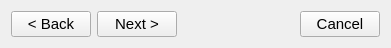
    <widget class="QWidget" name="layoutWidget_2">
     <property name="geometry">
      <rect>
       <x>480</x>
       <y>660</y>
       <width>391</width>
       <height>33</height>
      </rect>
     </property>
     <layout class="QHBoxLayout" name="horizontalLayout_8">
      <item>
       <widget class="QPushButton" name="pushButton_previousPage">
        <property name="font">
         <font>
          <pointsize>11</pointsize>
         </font>
        </property>
        <property name="text">
         <string>&lt; Back</string>
        </property>
       </widget>
      </item>
      <item>
       <widget class="QPushButton" name="pushButton_nextPage">
        <property name="font">
         <font>
          <pointsize>11</pointsize>
         </font>
        </property>
        <property name="text">
         <string>Next &gt;</string>
        </property>
       </widget>
      </item>
      <item>
       <spacer name="horizontalSpacer_3">
        <property name="orientation">
         <enum>Qt::Horizontal</enum>
        </property>
        <property name="sizeHint" stdset="0">
         <size>
          <width>40</width>
          <height>20</height>
         </size>
        </property>
       </spacer>
      </item>
      <item>
       <widget class="QPushButton" name="pushButton_cancel">
        <property name="font">
         <font>
          <pointsize>11</pointsize>
         </font>
        </property>
        <property name="text">
         <string>Cancel</string>
        </property>
       </widget>
      </item>
     </layout>
    </widget>
